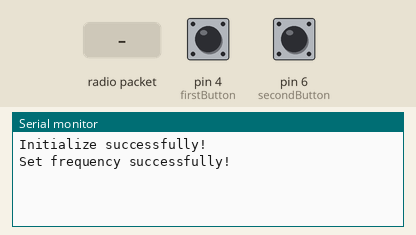
Bench run of a sketch on a simulated Arduino Uno, built with avr-gcc and run on an emulated ATmega328P. Shown: the last lines printed to the serial monitor. The test bench sets the inputs (shaded band); at power-on: pin 6 (secondButton) HIGH, pin 4 (firstButton) HIGH. No radio packets arrive unless stated.

Above: at 1.3 s.
1.4 s: pin 6 (secondButton) pulled LOW for 0.15 s
At 1.9 s:
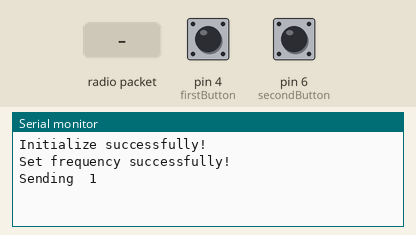
3.0 s: radio packet "1" arrives
At 4.2 s:
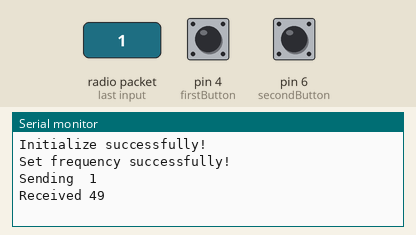
4.5 s: radio packet "0" arrives
At 5.4 s:
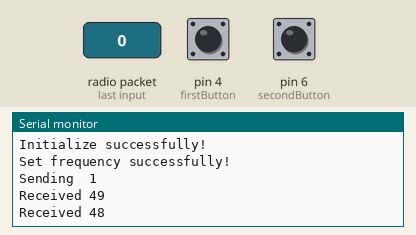

Measured:
- after the input at 1.4 s, the serial monitor: prints a new line at once (image 1)
- after the input at 3.0 s, the serial monitor: prints a new line at once (image 2)
- after the input at 4.5 s, the serial monitor: prints a new line at once (image 3)

The sketch:

SPI_Finite_State_Machine.ino
```cpp
// SPI finite state machine model
// Author: Yiyang Jiang

#include <RH_RF69.h>
#include <SPI.h>

const int RSTPin = 8;
const int CS_pin = 7;
const int INT_pin = 3;
const int firstButton = 4;
const int secondButton = 6;
RH_RF69 myTransceiver(CS_pin, INT_pin);

// Set states
enum States {initialize, increment, transmit, listening};
// Initialize
States myState1 = initialize;
byte TXbyte;


void setup() {
  // Initialize the transceiver
  Serial.begin(9600);
  pinMode(RSTPin, OUTPUT);
  digitalWrite(RSTPin, LOW);
  delay(100);
  digitalWrite(RSTPin, HIGH);
  delay(10);
  digitalWrite(RSTPin, LOW);
  delay(10);
  if (myTransceiver.init()){
    Serial.println("Initialize successfully!");
  }
  else{
    Serial.println("Initialize unsuccessfully!");
  }
  if (myTransceiver.setFrequency(915)){
    Serial.println("Set frequency successfully!");
  }
  else{
    Serial.println("Set frequency unsuccessfully!");
  }
  myTransceiver.setTxPower(15, true);

  // Initialize the buttons
  pinMode(firstButton, INPUT_PULLUP);
  pinMode(secondButton, INPUT_PULLUP);

}

void loop() {
  switch (myState1){
    case initialize:{
      // Initialize the TXbyte
      TXbyte = 1;
      // Go to "listening"
      myState1 = listening;
      break;
    }

    case listening: {
      byte RXbyte;
      byte buffer[10];
      byte length = sizeof(buffer);
      // Receive the prime number from another Arduino
      if (myTransceiver.available()){
        if (myTransceiver.recv(buffer, &length)){
          RXbyte = buffer[0];
          Serial.print("Received ");
          Serial.println(RXbyte);
        }
      }
      // If the first button is pressed, the state changes to "increment"
      if (digitalRead(firstButton) == LOW){
        myState1 = increment;
      }
      // If the second button is pressed, the state changes to "transmit"
      if (digitalRead(secondButton) == LOW){
        myState1 = transmit;
      }
      break;
    }

    case increment:{
      // If a button is pressed, increment this number by one
      TXbyte = TXbyte + 1;
      // If it gets to 43, reset it to 1
      if (TXbyte == 43){
        TXbyte = 1;
      }
      delay(500);
      // Go back to "listening"
      myState1 = listening;
      break;
    }

    case transmit: {
      byte radiopacket[1] = { TXbyte };
      Serial.print("Sending  ");
      Serial.println(TXbyte);
      // Transmit the new number
      myTransceiver.send(radiopacket, sizeof(radiopacket));
      myTransceiver.waitPacketSent();
      delay(500);
      // Go back to "listening"
      myState1 = listening;
      break;
    }
  }
}
```
